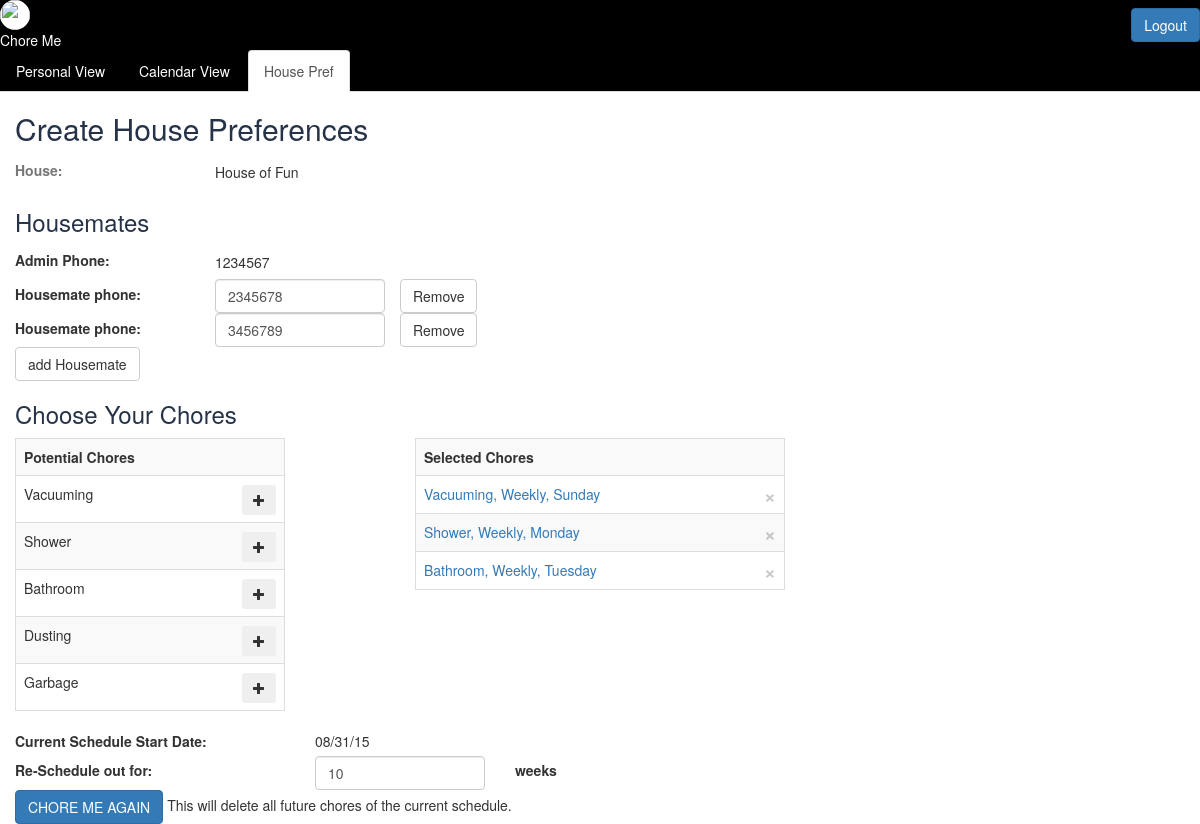
The page /create_house_pref (signed in) on the database as committed earlier.
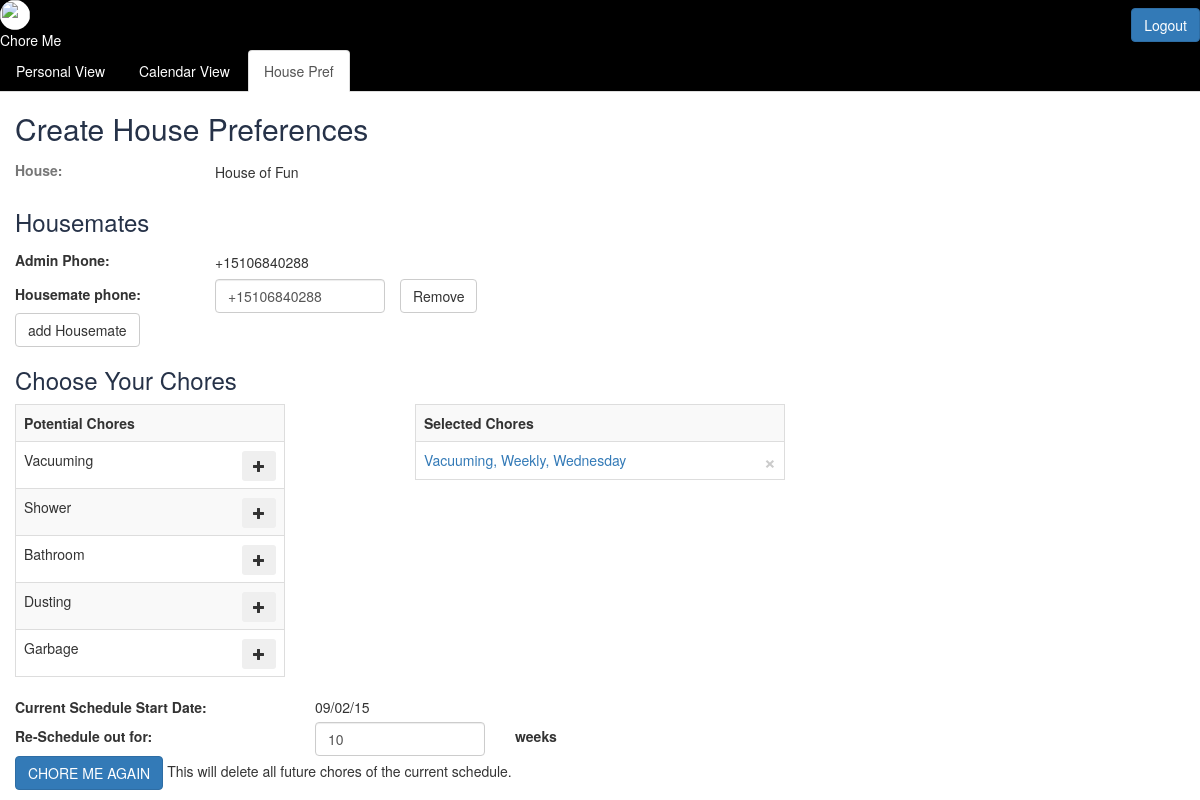
The same page on the database as committed later.
### model.py (models this page shows, shortened)
class House(db.Model):
    __tablename__ = "house"
    id = db.Column(db.Integer, primary_key=True, autoincrement=True)
    name = db.Column(db.String(64), nullable=False, unique=True)
    start_date = db.Column(db.DateTime, nullable=False, default=datetime.now())
    num_weeks = db.Column(db.Integer, nullable=False)

class User(db.Model):
    __tablename__ = "user"
    id = db.Column(db.Integer, primary_key=True, autoincrement=True)
    house_id = db.Column(db.Integer, db.ForeignKey('house.id'), nullable=True)
    username = db.Column(db.String(64), nullable=True, unique=True)
    password = db.Column(db.String(64), nullable=True)
    phone = db.Column(db.String(12), nullable=False)
    is_admin = db.Column(db.Boolean, nullable=False, default=False)
    house = db.relationship("House",
                           backref=db.backref("users", order_by=id))

class Chore(db.Model):
    __tablename__ = "chore"
    id = db.Column(db.Integer, primary_key=True, autoincrement=True)
    name = db.Column(db.String(64), nullable=False)
    icon = db.Column(db.String(500), nullable=True)  #500 limit in case i want to do img urls and they are long

class HouseChore(db.Model):
    __tablename__ = "house_chore"
    id = db.Column(db.Integer, primary_key=True, autoincrement=True)
    house_id = db.Column(db.Integer, db.ForeignKey('house.id'), nullable=True)
    chore_id = db.Column(db.Integer, db.ForeignKey('chore.id'), nullable=False)
    day = db.Column(db.String(9), nullable=False)
    week_freq = db.Column(db.Integer, nullable=False)
    house = db.relationship("House",
                           backref=db.backref("house_chores", order_by=id))
    chore = db.relationship("Chore",
                           backref=db.backref("house_chores", order_by=id))

### server.py (the view)
@app.route("/create_house_pref", methods=['POST','GET'])
def create_house_pref():
    chore_objs = Chore.query.all()
    admin_phone = User.query.get(session['user_id']).phone
    try:
        session["house_id"]
        house_name = House.query.get(session["house_id"]).name
        admin_phone = User.query.filter(User.house_id==session['house_id'], User.is_admin==1).one().phone
        housemates_list = User.query.filter(User.house_id==session['house_id'], User.is_admin==0).all()
        housechores_list = HouseChore.query.filter(HouseChore.house_id==session['house_id']).all()
        house_start_date = House.query.get(session["house_id"]).start_date
        house_num_weeks = House.query.get(session["house_id"]).num_weeks
        return render_template('create_house_pref.html', chore_objs=chore_objs,
                                                         house_name=house_name,
                                                         admin_phone=admin_phone,
                                                         housemates_list=housemates_list,
                                                         housechores_list=housechores_list,
                                                         house_start_date=datetime.datetime.strftime(house_start_date, "%m/%d/%y"),
                                                         house_num_weeks=house_num_weeks
                                                         )
    except KeyError:
        pass
    except TypeError:
        pass
    return render_template('create_house_pref.html', chore_objs=chore_objs,
                                                     admin_phone=admin_phone)

### templates/create_house_pref.html (shortened to what this page needs)
{% extends 'base.html' %}
{% block content %}
	<form method="POST" name="house_pref_form" id="house_pref_form" class="form-signin">
		<h2 class="form-signin-heading text-muted">Create House Preferences</h2>
	    <div class="row">
	    	<div class="house-name">
		    	<label class="col-xs-2 control-label text-muted">House:</label>
		    	{% if house_name %}
			    	<p class="col-xs-6 form-control-static" name="house_name">
			    		{{ house_name }}
			    	</p>
		    	{% else %}
			    	<div class="col-xs-6">
			    		<input type="text" name="house_name" placeholder="Monkey House" value="House of Fun" required class="form-control">
			    	</div>
			    {% endif %}
			    <div class= "col-xs-4">
			    </div>
			</div>
		</div>
	    <h3 class="form-signin-heading text-muted">Housemates</h3>
	    <div class="row">
	    	<div class="admin-phone">
		    	<label class="col-xs-2 control-label">Admin Phone:</label>
		    	<p name="admin_phone" class="col-xs-6 form-control-static">{{ admin_phone }}</p>
		    </div>
		</div>
	    	<div id="phone-inputs">
	    		{% if house_name %}
	    			{% for housemate in housemates_list %}
	    				<div class="row housemate-phone">
		    				<label class="col-xs-2 control-label">Housemate phone:</label>
		    				<div class="col-xs-2">
		    					<input name="housemate_phone{{ loop.index }}" id="housemate_phone{{ loop.index }}" type="text" value="{{ housemate.phone }}" required class="form-control">
		    				</div>
		    				<button class="btn btn-default" name="remove_phone_button">Remove</button>
	    				</div>
	    			{% endfor %}
	    		{% endif %}
	    	</div>
	    	<button class="btn btn-default" id="add-phone-button" name="add-phone-button">add Housemate</button>
	    <h3 class="form-signin-heading text-muted">Choose Your Chores</h3>
	    	<div class="row">
	    		<div class="col-xs-3">
					<table class="table table-striped table-bordered">
						<tr>
							<th>Potential Chores</th>
						</tr>
					    {% for chore in chore_objs %}
						    <tr id="chore-potentials">
						    	<td>
						    		<div class="chore-potentials-row">
							    		<span>{{ chore.name }}</span>
							    		<button type="button" name= "add_chore_button" class="btn btn-sm add-chore-button glyphicon glyphicon-plus">
							    		</button>
							    	</div>
						    	</td>
						    </tr>
					    {% endfor %}
					</table>
				</div>
				<div class="col-xs-1"></div>
				<div class="col-xs-4">
					<table class="table table-striped table-bordered" id="chore-selected">
						{% set lookup = {
										1: "Weekly",
										2: "Bi-Weekly",
										3: "Every 3 Weeks",
										4: "Every 4 Weeks"
										}
						%}
						<tr>
							<th>Selected Chores</th>
						</tr>
						{% if house_name %}
							{% for house_chore in housechores_list %}
							<tr>
								<td>
									<a href= "#", data-target= '#myModal', data-toggle= 'modal', id= '{{ house_chore.chore.name }}', class= "housechore">
												{{ house_chore.chore.name }}, {{ lookup[house_chore.week_freq] }}, {{ house_chore.day }}
									</a>
									<button type="button" name= "remove_chore_button" class="close" aria-label="Close"><span aria-hidden="true">&times;</span></button>
								</td>
							</tr>
							{% endfor %}
						{% endif %}
					</table>
					</div>
			</div>
			{% if house_name %}
				<div class="row">
					<label class="col-xs-3 control-label">Current Schedule Start Date: </label>
					<div class="col-xs-2">
						<span class="form-control-static">{{ house_start_date }}</span>
					</div>
				</div>
				<div class="row">
					<div class="schedule-length">
						<div class="col-xs-3">
							<label class="control-label">Re-Schedule out for:</label>
						</div>
						<div class="col-xs-2">
							<input type="number" min="1" max="52" name="num_weeks" value="{{ house_num_weeks }}"required class="form-control">
						</div>
						<div class="col-xs-3">
							<label class="control-label">weeks</label>
						</div>
					</div>
				</div>
				<input type="submit" class="btn btn-primary" name="recreate_chores" onclick="document.pressed=this.value" value="CHORE ME AGAIN">
				This will delete all future chores of the current schedule.
				<br>
			{% endif %}
	</form>
{% endblock %}

### templates/base.html (shortened to what this page needs)
<!doctype html>
<html>
<head>
  <link href="https://maxcdn.bootstrapcdn.com/bootstrap/3.3.4/css/bootstrap.min.css" rel="stylesheet">
  <link rel="stylesheet" type="text/css" href="/static/css/styles.css">
</head>
<body>
  <div class="mypage-header">
    <div class="header-contents">
    <div>
      <img id="logo" class="img-circle" src="http://cdn.flaticon.com/png/256/40629.png">
      <div>Chore Me</div>
    </div>
      {% if session['user_id'] %}
      <input id="logout-button" class="btn btn-primary pull-right" type="button" onclick="location.href='/logout';" value="Logout">
      {% endif %}
    </div>
      {% if session['user_id'] %}
        <ul class="nav nav-tabs">
          <li role="presentation" id="personal_tab">
            <a class="nav-tab-item" href="/personal_view">Personal View
            </a>
          </li>
          <li role="presentation" id="calendar_tab">
            <a class="nav-tab-item" href="/calendar_view">Calendar View
            </a>
          </li>
          <li role="presentation" id="house_pref_tab">
            <a class="nav-tab-item" href='/create_house_pref'>House Pref
            </a>
          </li>
        </ul>
      {% endif %}
  </div>
  <div class="container-fluid">
  {% block content %} put your content here {% endblock %}
</div>
</body>
</html>

### static/css/styles.css (style rules this page uses)
#logo { background-color: white; height: 30px; width: 30px; }
.housemate-phone { display: flex; align-items: center; }
.mypage-header { margin: 0; background-color: black; color: white; }
.nav-tab-item { color: white; cursor: pointer; }
.header-contents { display: flex; align-items: center; justify-content: space-between; }
.chore-potentials-row { display: flex; justify-content: space-between; }
.schedule-length { display: flex; align-items: center; }
.admin-phone { display: flex; align-items: center; }
.house-name { display: flex; align-items: center; }
#house_pref_form h2 { color: #263248; }
#house_pref_form h3 { color: #263248; }

Rows that differ between the two databases and show on the page:
removed User: phone "3456789"
removed HouseChore: chore.name "Shower", week_freq "Weekly", day "Monday"
removed HouseChore: chore.name "Bathroom", week_freq "Weekly", day "Tuesday"
changed User (number 1 of 2 on the later page): phone "1234567" → "+15106840288"
changed User (number 2 of 2 on the later page): phone "2345678" → "+15106840288"
changed HouseChore "Weekly": day "Sunday" → "Wednesday"
Other text that changed with them:
{{ house_start_date }}: "08/31/15" → "09/02/15"
